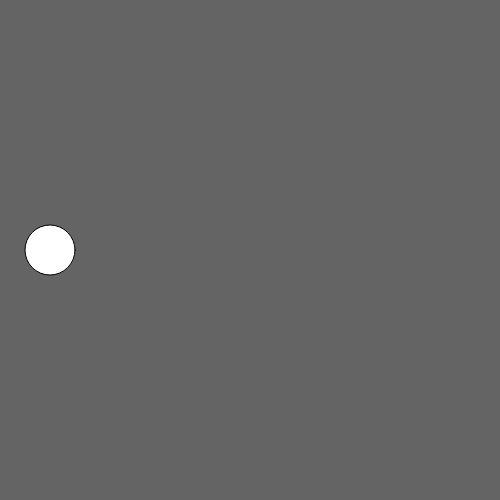
Frame 1 (no input)
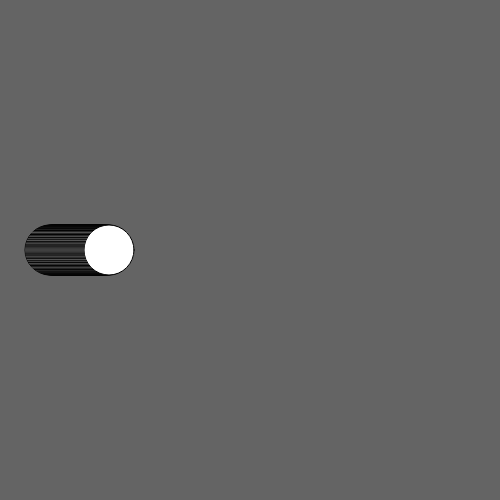
Frame 60 (no input)
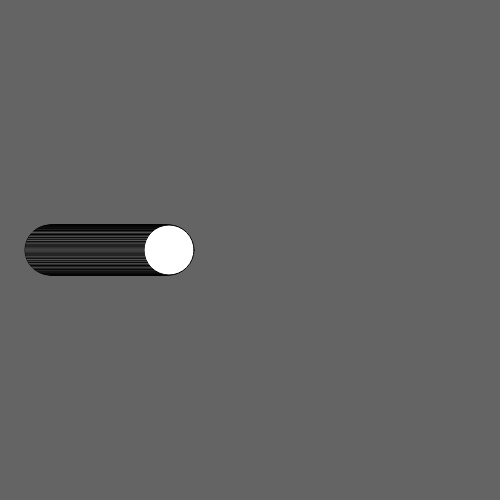
Frame 120 (the mouse pressed at the canvas centre since frame 60)

The p5.js sketch that drew these frames (run headless with seeded random() and noise() and a simulated clock; from frame 60 on, the mouse is pressed at the canvas centre):

// p5.js sketch
// ── sketch.js
var x, y;
var flag=false;
function setup()
{
  createCanvas(500,500);
  background(100);
  x=50;
  y=250;
}

function draw()
{
  ellipse(x,y,50,50);
  if(!flag)
  {
    x=x+1;
  }
  else x=x-1;

  if(x==450)
  {
    flag=true;
  }

  if(x==50)
  {
    flag=true;
  }

}
